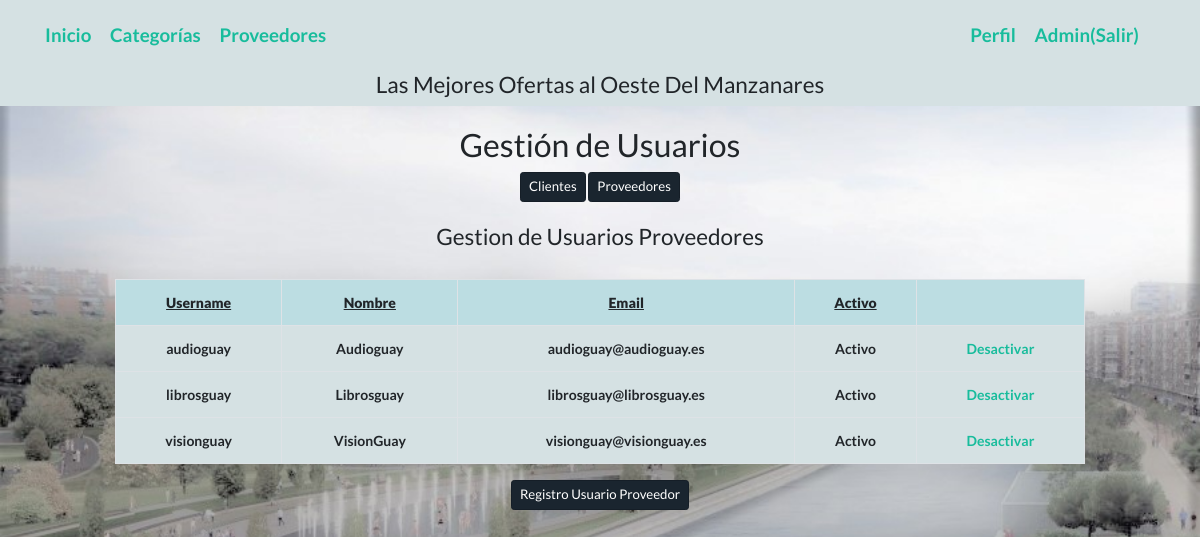
The page /gestion_usuarios/2 (signed in) on the database its author committed.
### main/models.py (models this page shows, shortened)
class Usuarios(db.Base):
    __tablename__ = 'usuarios'
    id = Column(Integer, primary_key=True)
    username = Column(String(100), nullable=False)
    password_hash = Column(String(128), nullable=False)
    nombre = Column(String(200), nullable=False)
    email = Column(String(200), nullable=False)
    admin = Column(Boolean, default=False)
    proveedor = Column(Boolean, default=False)
    activo = Column(Boolean, default=True)
    usuProveedorId = Column(Integer, ForeignKey("proveedores.id"), default=0)
    usuProveedor = relationship("Proveedores", backref="ProveedorUsu")
    @property
    def password(self):
        raise AttributeError('password is not a readable attribute')
    def is_admin(self):
        return self.admin
    def is_proveedor(self):
        return self.proveedor

### main/users.py (the view)
@users.route('/gestion_usuarios', methods=["get", "post"])
@users.route('/gestion_usuarios/<seleccion>', methods=["get", "post"])
@users.route('/gestion_usuarios/<seleccion>/<id>', methods=["get", "post"])
@login_required
def gestion_usuarios(seleccion=0, id=0):
    usuarios = db.session.query(Usuarios).filter_by(proveedor="0")
    proveedores = db.session.query(Usuarios).filter_by(proveedor="1")
    usuario = db.session.query(Usuarios).filter_by(id=id)
    return render_template("usuarios_gestion.html", seleccion=seleccion, usuarios=usuarios, proveedores=proveedores,
                           usuario=usuario, id=id)

### main/main.py (called while the page is built)
@login_manager.user_loader
def load_user(user_id):
    from models import Usuarios
    return db.session.query(Usuarios).get(int(user_id))

@app.context_processor
def contar_carrito():
    if not current_user.is_authenticated:
        return {'num_articulos': 0}
    if request.cookies.get(str(current_user.id)) is None:
        return {'num_articulos': 0}
    else:
        datos = json.loads(request.cookies.get(str(current_user.id)))
        return {'num_articulos': len(datos)}

### templates/usuarios_gestion.html (shortened to what this page needs)
{% extends "base.html" %}
{% block content %}
{% if current_user.is_admin() or current_user.is_proveedor()%}
<br>
<h3>Gestión de Usuarios</h3>
<div xmlns="http://www.w3.org/1999/html">
    <a href="/gestion_usuarios/1" class="btn btn-primary btn-sm active" role="button"
       aria-pressed="true">Clientes</a>
    <a href="/gestion_usuarios/2" class="btn btn-primary btn-sm active" role="button" aria-pressed="true">Proveedores</a>
</div>
<div>
    <br>
</div>
<div>
    {% if seleccion =="2" %}
    <h4>Gestion de Usuarios Proveedores</h4>
    <br>
    <div class="panel panel-default col-auto center mx-auto div2">
        <table class="table table-bordered tablas" bgcolor="#D5E1E3 ">
            <tr>
                <td class="header"><b><u>Username</u></b></td>
                <td class="header"><b><u>Nombre</u></b></td>
                <td class="header"><b><u>Email</u></b></td>
                <td class="header"><b><u>Activo</u></b></td>
                <td class="header"><b><u></u></b></td>
            </tr>
            <tr>
                {% for pro in proveedores %}
                <td>{{pro.username}}</td>
                <td>{{pro.nombre}}</td>
                <td>{{pro.email}}</td>
                {% if pro.activo==True %}
                <td>Activo</td>
                <td><a href="{{url_for('users.usuarios_delete',id=pro.id)}}">Desactivar</a></td>
                {% else%}
                <td>Inactivo</td>
                <td><a href="{{url_for('users.usuarios_activar',id=pro.id)}}">Activar</a></td>
                {% endif%}
            </tr>
            {% endfor %}
        </table>
        <a class="btn btn-primary btn-sm active" href="{{url_for('users.registro_proveedor')}}"
       role="button">Registro Usuario Proveedor</a>
    </div>
    {% endif%}
</div>
{%endif%}
{% endblock %}

### templates/base.html (shortened to what this page needs)
<!DOCTYPE html>
<html lang="es" xmlns="http://www.w3.org/1999/html">
<head>
    <link rel="stylesheet" href="https://cdn.jsdelivr.net/npm/bootswatch@4.5.2/dist/flatly/bootstrap.min.css"
>
    <link rel="stylesheet" href="{{ url_for('static', filename='main.css')}}">
</head>
<header>
    <nav class="navbar navbar-inverse navbar-fixed-top">
        <div class="container">
            <div class="navbar-header">
                <a class="navbar-brand" href="/index">Inicio</a>
                {% if current_user.is_authenticated and current_user.is_admin()%}
                <a class="navbar-brand" href="{{url_for('catego.categorias')}}">Categorías</a>
                <a class="navbar-brand" href="{{url_for('providers.proveedores')}}">Proveedores</a>
                {% endif %}
            </div>
            <div>
                {% if current_user.is_authenticated %}
                <a class="navbar-brand " href="/perfil/{{ current_user.username}}"> Perfil</a>
                <a class="navbar-brand " href="/logout">{{current_user.nombre}}(Salir)</a>
                {% else %}
                <a class="navbar-brand" href="/login">Login</a>
                <a class="navbar-brand" href="/registro">Registro</a>
                {% endif %}
            </div>
        </div>
    </nav>
    <div class="container">
        <h4>Las Mejores Ofertas al Oeste Del Manzanares</h4>
    </div>
</header>
<body>
<br>
<br>
<br>
<br>
<br>
{% block content %}{% endblock %}
</body>
</html>

### static/main.css (style rules this page uses)
body { margin-left: auto; margin-right: auto; margin-top: auto; margin-bottom: auto; text-align:center; background-image:url('fotos-playa-madrid-rio-001.jpg'); background-repeat: no-repeat; background-size: cover; font-weight: bold; font-size: 14px; }
.div2 { overflow:auto; height:300px; width:1000px; }
table { vertical-align:middle }
table td { vertical-align:middle; text-align:centre; }
header { text:black }
header { position: fixed; width: 100%; z-index: 1000; background:#D5E1E3; font-weight: bold }
.header { position: sticky; top: 0; z-index: 10; background-color: #BCDDE2; }

### rows shown on the page
Usuarios: nombre "Admin"
Usuarios: username "audioguay", nombre "Audioguay", email "audioguay@audioguay.es"
Usuarios: username "librosguay", nombre "Librosguay", email "librosguay@librosguay.es"
Usuarios: username "visionguay", nombre "VisionGuay", email "visionguay@visionguay.es"
